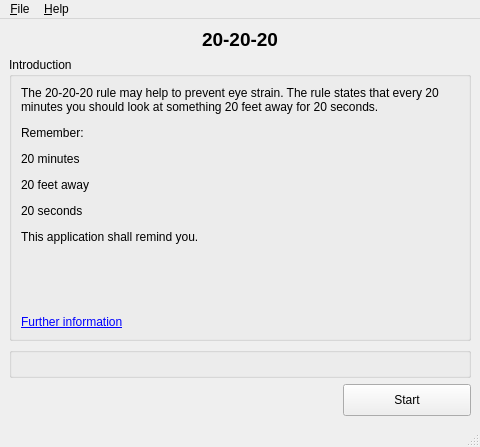
<?xml version="1.0" encoding="UTF-8"?>
<ui version="4.0">
 <class>MainWindow</class>
 <widget class="QMainWindow" name="MainWindow">
  <property name="geometry">
   <rect>
    <x>0</x>
    <y>0</y>
    <width>480</width>
    <height>447</height>
   </rect>
  </property>
  <property name="minimumSize">
   <size>
    <width>480</width>
    <height>0</height>
   </size>
  </property>
  <property name="windowTitle">
   <string>20-20-20</string>
  </property>
  <property name="windowIcon">
   <iconset resource="resources.qrc">
    <normaloff>:/icons/icon.ico</normaloff>:/icons/icon.ico</iconset>
  </property>
  <widget class="QWidget" name="centralwidget">
   <layout class="QVBoxLayout" name="verticalLayout">
    <item>
     <widget class="QLabel" name="header">
      <property name="sizePolicy">
       <sizepolicy hsizetype="Preferred" vsizetype="Fixed">
        <horstretch>0</horstretch>
        <verstretch>0</verstretch>
       </sizepolicy>
      </property>
      <property name="text">
       <string notr="true">&lt;html&gt;&lt;head/&gt;&lt;body&gt;&lt;p&gt;&lt;span style=&quot; font-size:14pt; font-weight:600;&quot;&gt;20-20-20&lt;/span&gt;&lt;/p&gt;&lt;/body&gt;&lt;/html&gt;</string>
      </property>
      <property name="alignment">
       <set>Qt::AlignCenter</set>
      </property>
     </widget>
    </item>
    <item>
     <widget class="QGroupBox" name="infoGroupBox">
      <property name="title">
       <string>Introduction</string>
      </property>
      <layout class="QVBoxLayout" name="verticalLayout_2">
       <item>
        <widget class="QLabel" name="infoText">
         <property name="sizePolicy">
          <sizepolicy hsizetype="Preferred" vsizetype="MinimumExpanding">
           <horstretch>0</horstretch>
           <verstretch>0</verstretch>
          </sizepolicy>
         </property>
         <property name="frameShadow">
          <enum>QFrame::Sunken</enum>
         </property>
         <property name="text">
          <string>&lt;html&gt;&lt;head/&gt;&lt;body&gt;&lt;p&gt;The 20-20-20 rule may help to prevent eye strain. The rule states that every 20 minutes you should look at something 20 feet away for 20 seconds.&lt;/p&gt;&lt;p&gt;Remember:&lt;/p&gt;&lt;p&gt;20 minutes&lt;/p&gt;&lt;p&gt;20 feet away&lt;/p&gt;&lt;p&gt;20 seconds&lt;/p&gt;&lt;p&gt;This application shall remind you.&lt;/p&gt;&lt;/body&gt;&lt;/html&gt;</string>
         </property>
         <property name="alignment">
          <set>Qt::AlignLeading|Qt::AlignLeft|Qt::AlignTop</set>
         </property>
         <property name="wordWrap">
          <bool>true</bool>
         </property>
         <property name="openExternalLinks">
          <bool>true</bool>
         </property>
        </widget>
       </item>
       <item>
        <widget class="QLabel" name="infoLink">
         <property name="toolTip">
          <string>https://www.healthline.com/health/eye-health/20-20-20-rule</string>
         </property>
         <property name="text">
          <string>&lt;html&gt;&lt;head/&gt;&lt;body&gt;&lt;p&gt;&lt;a href=&quot;https://www.healthline.com/health/eye-health/20-20-20-rule&quot;&gt;&lt;span style=&quot; text-decoration: underline; color:#0000ff;&quot;&gt;Further information&lt;/span&gt;&lt;/a&gt;&lt;/p&gt;&lt;/body&gt;&lt;/html&gt;</string>
         </property>
         <property name="openExternalLinks">
          <bool>true</bool>
         </property>
        </widget>
       </item>
      </layout>
     </widget>
    </item>
    <item>
     <widget class="SettingsWidget" name="settingsWidget"/>
    </item>
    <item>
     <layout class="QHBoxLayout" name="horizontalLayout">
      <item>
       <spacer name="horizontalSpacer">
        <property name="orientation">
         <enum>Qt::Horizontal</enum>
        </property>
        <property name="sizeHint" stdset="0">
         <size>
          <width>40</width>
          <height>20</height>
         </size>
        </property>
       </spacer>
      </item>
      <item alignment="Qt::AlignHCenter|Qt::AlignVCenter">
       <widget class="QPushButton" name="timerButton">
        <property name="sizePolicy">
         <sizepolicy hsizetype="Preferred" vsizetype="Preferred">
          <horstretch>0</horstretch>
          <verstretch>0</verstretch>
         </sizepolicy>
        </property>
        <property name="minimumSize">
         <size>
          <width>128</width>
          <height>32</height>
         </size>
        </property>
        <property name="toolTip">
         <string>Toggle the notification timer</string>
        </property>
        <property name="styleSheet">
         <string notr="true"/>
        </property>
        <property name="text">
         <string>Start</string>
        </property>
        <property name="icon">
         <iconset resource="resources.qrc">
          <normaloff>:/icons/play.svg</normaloff>:/icons/play.svg</iconset>
        </property>
        <property name="autoDefault">
         <bool>true</bool>
        </property>
       </widget>
      </item>
     </layout>
    </item>
   </layout>
  </widget>
  <widget class="QMenuBar" name="menubar">
   <property name="geometry">
    <rect>
     <x>0</x>
     <y>0</y>
     <width>480</width>
     <height>36</height>
    </rect>
   </property>
   <property name="nativeMenuBar">
    <bool>false</bool>
   </property>
   <widget class="QMenu" name="menu_File">
    <property name="title">
     <string>&amp;File</string>
    </property>
    <addaction name="actionExit"/>
   </widget>
   <widget class="QMenu" name="menu_Help">
    <property name="title">
     <string>&amp;Help</string>
    </property>
    <addaction name="actionAbout"/>
    <addaction name="actionAbout_Qt"/>
   </widget>
   <addaction name="menu_File"/>
   <addaction name="menu_Help"/>
  </widget>
  <widget class="QStatusBar" name="statusbar">
   <property name="sizePolicy">
    <sizepolicy hsizetype="Preferred" vsizetype="Preferred">
     <horstretch>0</horstretch>
     <verstretch>0</verstretch>
    </sizepolicy>
   </property>
   <property name="sizeGripEnabled">
    <bool>true</bool>
   </property>
  </widget>
  <action name="actionExit">
   <property name="text">
    <string>Exit</string>
   </property>
   <property name="shortcut">
    <string>Ctrl+Q</string>
   </property>
  </action>
  <action name="actionAbout">
   <property name="text">
    <string>About...</string>
   </property>
  </action>
  <action name="actionAbout_Qt">
   <property name="text">
    <string>About Qt...</string>
   </property>
  </action>
 </widget>
 <customwidgets>
  <customwidget>
   <class>SettingsWidget</class>
   <extends>QGroupBox</extends>
   <header>settingswidget.hpp</header>
   <container>1</container>
  </customwidget>
 </customwidgets>
 <tabstops>
  <tabstop>timerButton</tabstop>
 </tabstops>
 <resources>
  <include location="resources.qrc"/>
 </resources>
 <connections>
  <connection>
   <sender>actionExit</sender>
   <signal>triggered()</signal>
   <receiver>MainWindow</receiver>
   <slot>close()</slot>
   <hints>
    <hint type="sourcelabel">
     <x>-1</x>
     <y>-1</y>
    </hint>
    <hint type="destinationlabel">
     <x>399</x>
     <y>299</y>
    </hint>
   </hints>
  </connection>
  <connection>
   <sender>actionAbout</sender>
   <signal>triggered()</signal>
   <receiver>MainWindow</receiver>
   <slot>showAbout()</slot>
   <hints>
    <hint type="sourcelabel">
     <x>-1</x>
     <y>-1</y>
    </hint>
    <hint type="destinationlabel">
     <x>235</x>
     <y>216</y>
    </hint>
   </hints>
  </connection>
  <connection>
   <sender>actionAbout_Qt</sender>
   <signal>triggered()</signal>
   <receiver>MainWindow</receiver>
   <slot>showAboutQt()</slot>
   <hints>
    <hint type="sourcelabel">
     <x>-1</x>
     <y>-1</y>
    </hint>
    <hint type="destinationlabel">
     <x>235</x>
     <y>216</y>
    </hint>
   </hints>
  </connection>
 </connections>
 <slots>
  <slot>showAbout()</slot>
  <slot>showAboutQt()</slot>
 </slots>
</ui>
